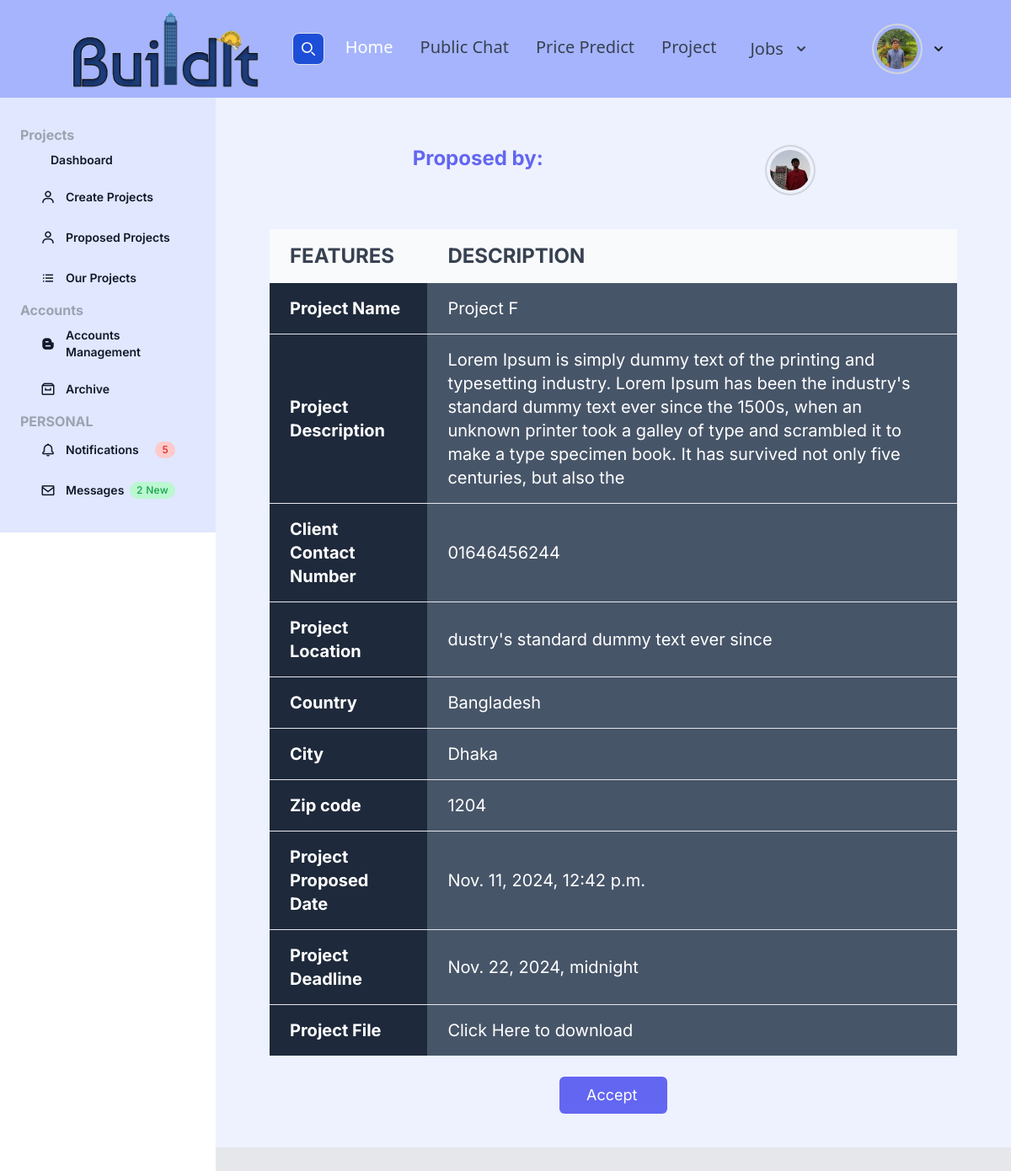
The app's page /projects/9/ (signed in) with its own data.
### users/models.py (models this page shows, shortened)
class Profile(models.Model):
    user = models.OneToOneField(User, on_delete=models.CASCADE)
    image = models.ImageField(default='default.jpg',upload_to='profile_pic')
    bio = models.CharField(default='',max_length=100)

### project_manage/models.py (models this page shows)
class Project(models.Model):
    project_name = models.CharField(max_length=100,default='')
    project_description = models.CharField(max_length=300,default='')
    client_contact_no = models.CharField(max_length=20,default='')
    project_location = models.CharField(max_length=50,default='')
    project_city = models.CharField(max_length=20,default='')
    project_country = models.CharField(max_length=20,default='')
    project_zip = models.IntegerField(default=0)
    budget = models.IntegerField(default=0)
    deadline = models.DateTimeField(default=timezone.now)
    has_closed = models.BooleanField(default=False)
    has_accepted = models.BooleanField(default=False)
    proposed_date = models.DateTimeField(default=timezone.now)
    client = models.ForeignKey(User,on_delete=models.CASCADE,related_name='project_client')
    owner = models.ForeignKey(User,on_delete=models.CASCADE,related_name='project_owner',default=None,null=True)

### project_manage/views.py (the view)
# urls.py: path('<int:pk>/',ProjectProposedDetailView.as_view(),name='project-details'),
class ProjectProposedDetailView(LoginRequiredMixin,DetailView):
    model = Project
    template_name = 'project_manage/project_deatils.html'
    context_object_name = 'project'

### project_manage/templates/project_manage/project_deatils.html
{% extends 'project_manage/index.html' %}
{% block content %}
    <section class="bg-indigo-50 dark:bg-gray-900 p-3 sm:p-5">
        <div class="flex justify-content-evenly align-center text-center w-full my-8 bg-indigo-50">
            <h1 class="font-bold text-2xl text-indigo-500 pt-2">Proposed by:</h1>
            <a href="{% url 'profile' project.client.username %}"
               class="py-2.5 text-center inline-flex items-center dark:bg-blue-600 dark:hover:bg-blue-700 dark:focus:ring-blue-800">
                <img class="w-14 ml-12 h-14 p-1 rounded-full ring-2 ring-gray-300 dark:ring-gray-500"
                     src="{{ project.client.profile.image.url }}" alt="Rounded avatar">
            </a>
        </div>
        <div class="mx-auto max-w-screen-3xl px-8 lg:px-12">
            <div class="overflow-x-auto">
                <table class="w-full text-xl text-left bg-slate-800 text-white dark:text-gray-400">
                    <thead class="text-2xl text-gray-700 uppercase bg-gray-50 dark:bg-gray-700 dark:text-gray-400">
                    <tr class="relative">
                        <th scope="col" class="px-4 py-3">Features</th>
                        <th scope="col" class="px-4 py-3">Description</th>
                    </tr>
                    </thead>
                    <tbody>
                    <tr class="border-b dark:border-gray-700">
                        <td class="px-4 py-3 font-bold">Project Name</td>
                        <td class="px-4 py-3 bg-slate-600">{{ project.project_name }}</td>
                    </tr>
                    <tr class="border-b dark:border-gray-700">
                        <td class="px-4 py-3 font-bold">Project Description</td>
                        <td class="px-4 py-3 bg-slate-600">{{ project.project_description }}</td>
                    </tr>
                    <tr class="border-b dark:border-gray-700">
                        <td class="px-4 py-3 font-bold">Client Contact Number</td>
                        <td class="px-4 py-3 bg-slate-600">{{ project.client_contact_no }}</td>
                    </tr>
                    <tr class="border-b dark:border-gray-700">
                        <td class="px-4 py-3 font-bold">Project Location</td>
                        <td class="px-4 py-3 bg-slate-600">{{ project.project_location }}</td>
                    </tr>
                    <tr class="border-b dark:border-gray-700">
                        <td class="px-4 py-3 font-bold">Country</td>
                        <td class="px-4 py-3 bg-slate-600">{{ project.project_country }}</td>
                    </tr>
                    <tr class="border-b dark:border-gray-700">
                        <td class="px-4 py-3 font-bold">City</td>
                        <td class="px-4 py-3 bg-slate-600">{{ project.project_city }}</td>
                    </tr>
                    <tr class="border-b dark:border-gray-700">
                        <td class="px-4 py-3 font-bold">Zip code</td>
                        <td class="px-4 py-3 bg-slate-600">{{ project.project_zip }}</td>
                    </tr>
                    <tr class="border-b dark:border-gray-700">
                        <td class="px-4 py-3 font-bold">Project Proposed Date</td>
                        <td class="px-4 py-3 bg-slate-600">{{ project.proposed_date }}</td>
                    </tr>
                    <tr class="border-b dark:border-gray-700">
                        <td class="px-4 py-3 font-bold">Project Deadline</td>
                        <td class="px-4 py-3 bg-slate-600">{{ project.deadline }}</td>
                    </tr>
                    <tr class="border-b dark:border-gray-700">
                        <td class="px-4 py-3 font-bold">Project File</td>
                        <td class="px-4 py-3 bg-slate-600"><a href="">Click Here to download</a></td>
                    </tr>
                    </tbody>
                </table>
            </div>
        </div>
        <div class="flex justify-center">
            {% if project.client == user %}
            {% else %}
                {% if not project.has_accepted %}
                    <div class="p-6 w-44">
                        <a href="{% url 'proposal-accept' project.id %}"
                           class="flex mx-auto text-white bg-indigo-500 border-0 py-2 px-8 focus:outline-none hover:bg-indigo-600 rounded text-lg">Accept</a>
                    </div>
                {% endif %}
            {% endif %}
        </div>
    </section>
{% endblock %}

### posts/templates/posts/Header.html (shortened to what this page needs)
{% load static %}
<nav class="bg-indigo-300 border-gray-200 px-12 lg:px-6 py-2.5 dark:bg-gray-800 text-xl disfi">
        <div class="flex justify-evenly items-center  max-w-screen-3xl px-8">
            <a href="{% url 'posts-home' %}" class="flex items-center">
                <img src="{% static 'posts/images/logo.png' %}" class="mr-1.5 w-26 h-24 sm:h-24" alt="Flowbite Logo"/>
            </a>
            <form class="flex items-center max-w-4xl w-70" method="get" action="{% url 'post_search' %}">
                <button type="submit"
                        class="p-2.5 ms-2 text-sm font-medium text-white bg-blue-700 rounded-lg border border-blue-700 hover:bg-blue-800 focus:ring-4 focus:outline-none focus:ring-blue-300 dark:bg-blue-600 dark:hover:bg-blue-700 dark:focus:ring-blue-800">
                    <svg class="w-4 h-4" aria-hidden="true" xmlns="http://www.w3.org/2000/svg" fill="none"
                         viewBox="0 0 20 20">
                        <path stroke="currentColor" stroke-linecap="round" stroke-linejoin="round" stroke-width="2"
                              d="m19 19-4-4m0-7A7 7 0 1 1 1 8a7 7 0 0 1 14 0Z"/>
                    </svg>
                </button>
            </form>
            <div class="flex items-center justify-between gap-8 flex-nowrap lg:order-2">
                {% if user.is_authenticated %}
                    <div class="flex justify-between items-center">
                        <div>
                            <button id="profileDropdownButton" data-dropdown-toggle="profileDropdown"
                                    class="py-2.5 text-center inline-flex items-center dark:bg-blue-600 dark:hover:bg-blue-700 dark:focus:ring-blue-800"
                                    type="button">
                                <img class="w-14 ml-12 h-14 p-1 rounded-full ring-2 ring-gray-300 dark:ring-gray-500"
                                     src="{{ user.profile.image.url }}" alt="Rounded avatar">
                                <svg class="w-2.5 h-2.5 ms-3" aria-hidden="true" xmlns="http://www.w3.org/2000/svg"
                                     fill="none" viewBox="0 0 10 6">
                                    <path stroke="currentColor" stroke-linecap="round" stroke-linejoin="round"
                                          stroke-width="2" d="m1 1 4 4 4-4"/>
                                </svg>
                            </button>
                        </div>
                    </div>
                {% endif %}
            </div>
            <div class="hidden justify-between items-center w-full lg:flex lg:w-auto lg:order-1" id="mobile-menu-2">
                <ul class="flex font-medium  lg:space-x-8 lg:mt-0">
                    <li>
                        <a href="{% url 'posts-home' %}"
                           class="block py-2 pr-4 pl-3 text-white rounded bg-blue-700 lg:bg-transparent lg:text-blue-700 lg:p-0 dark:text-white"
                           aria-current="page">Home</a>
                    </li>
                    <li>
                        <a href="{% url 'chat' %}"
                           class="block py-2 pr-4 pl-3 text-gray-700 border-b border-gray-100 hover:bg-gray-50 lg:hover:bg-transparent lg:border-0 lg:hover:text-blue-700 lg:p-0 dark:text-gray-400 lg:dark:hover:text-white dark:hover:bg-gray-700 dark:hover:text-white lg:dark:hover:bg-transparent dark:border-gray-700">Public
                            Chat</a>
                    </li>
                    <li>
                        <a href="{% url 'prediction' %}"
                           class="block py-2 pr-4 pl-3 text-gray-700 border-b border-gray-100 hover:bg-gray-50 lg:hover:bg-transparent lg:border-0 lg:hover:text-blue-700 lg:p-0 dark:text-gray-400 lg:dark:hover:text-white dark:hover:bg-gray-700 dark:hover:text-white lg:dark:hover:bg-transparent dark:border-gray-700">Price
                            Predict</a>
                    </li>
                    <li>
                        <a href="{% url 'project-dashboard' %}"
                           class="block py-2 pr-4 pl-3 text-gray-700 border-b border-gray-100 hover:bg-gray-50 lg:hover:bg-transparent lg:border-0 lg:hover:text-blue-700 lg:p-0 dark:text-gray-400 lg:dark:hover:text-white dark:hover:bg-gray-700 dark:hover:text-white lg:dark:hover:bg-transparent dark:border-gray-700">Project</a>
                    </li>
                    <li>
                        <div class="gap-8">
                                <button id="jobDropdownButton" data-dropdown-toggle="jobDropdown"
                                        class="text-gray-700 hover:bg-blue-800 focus:ring-4 focus:outline-none focus:ring-blue-300 font-medium rounded-lg text-xl px-2 py-2.5 text-center inline-flex items-center dark:bg-blue-600 hover:text-white dark:hover:bg-indigo-700 dark:focus:ring-indigo-700"
                                        type="button">
                                    Jobs
                                    <svg class="w-2.5 h-2.5 ms-3" aria-hidden="true" xmlns="http://www.w3.org/2000/svg"
                                         fill="none" viewBox="0 0 10 6">
                                        <path stroke="currentColor" stroke-linecap="round" stroke-linejoin="round"
                                              stroke-width="2" d="m1 1 4 4 4-4"/>
                                    </svg>
                                </button>
                            </div>
                    </li>
                </ul>
            </div>
        </div>
    </nav>

### posts/static/css_pm/myStyle.css (style rules this page uses)
html { line-height: 1.5; -webkit-text-size-adjust: 100%; -moz-tab-size: 4; -o-tab-size: 4; tab-size: 4; font-family: ui-sans-serif, system-ui, -apple-system, BlinkMacSystemFont, "Segoe UI", Roboto, "Helvetica Neue", Arial, "Noto Sans", sans-serif, "Apple Color Emoji", "Segoe UI Emoji", "Segoe UI Symbol", "Noto Color Emoji"; font-feature-settings: normal; font-variation-settings: normal; }
body { margin: 0; line-height: inherit; }
h1, h2, h3, h4, h5, h6 { font-size: inherit; font-weight: inherit; }
a { color: inherit; text-decoration: inherit; }
table { text-indent: 0; border-color: inherit; border-collapse: collapse; }
button, input, optgroup, select, textarea { font-family: inherit; font-feature-settings: inherit; font-variation-settings: inherit; font-size: 100%; font-weight: inherit; line-height: inherit; color: inherit; margin: 0; padding: 0; }
button, select { text-transform: none; }
button, [type='button'], [type='reset'], [type='submit'] { -webkit-appearance: button; background-color: transparent; background-image: none; }
blockquote, dl, dd, h1, h2, h3, h4, h5, h6, hr, figure, p, pre { margin: 0; }
ol, ul, menu { list-style: none; margin: 0; padding: 0; }
button, [role="button"] { cursor: pointer; }
img, svg, video, canvas, audio, iframe, embed, object { display: block; vertical-align: middle; }
img, video { max-width: 100%; height: auto; }
.relative { position: relative; }
.block { display: block; }
.flex { display: flex; }
.hidden { display: none; }
.h-4 { height: 1rem; }
.w-full { width: 100%; }
.items-center { align-items: center; }
.justify-center { justify-content: center; }
.justify-between { justify-content: space-between; }
.overflow-x-auto { overflow-x: auto; }
.rounded { border-radius: 0.25rem; }
.rounded-full { border-radius: 9999px; }
.border { border-width: 1px; }
.border-b { border-bottom-width: 1px; }
.border-gray-100 { --tw-border-opacity: 1; border-color: rgb(243 244 246 / var(--tw-border-opacity)); }
.border-gray-200 { --tw-border-opacity: 1; border-color: rgb(229 231 235 / var(--tw-border-opacity)); }
.bg-gray-50 { --tw-bg-opacity: 1; background-color: rgb(249 250 251 / var(--tw-bg-opacity)); }
.p-1 { padding: 0.25rem; }
.p-6 { padding: 1.5rem; }
.px-4 { padding-left: 1rem; padding-right: 1rem; }
.py-2 { padding-top: 0.5rem; padding-bottom: 0.5rem; }
.pr-4 { padding-right: 1rem; }
.text-left { text-align: left; }
.text-2xl { font-size: 1.5rem; line-height: 2rem; }
.text-lg { font-size: 1.125rem; line-height: 1.75rem; }
.text-sm { font-size: 0.875rem; line-height: 1.25rem; }
.text-xl { font-size: 1.25rem; line-height: 1.75rem; }
.font-bold { font-weight: 700; }
.font-medium { font-weight: 500; }
.uppercase { text-transform: uppercase; }
.text-white { --tw-text-opacity: 1; color: rgb(255 255 255 / var(--tw-text-opacity)); }

### records on screen
Project: client.profile.image (picture), project_name "Project F", project_description "Lorem Ipsum is simply dummy text of the printing and typesetting industry. Lorem Ipsum has been the industry's standard dummy text ever since the 1500s, when an unknown printer took a galley of type and scrambled it to make a type specimen book. It has survived not only five centuries, but also the", client_contact_no "01646456244", project_location "dustry's standard dummy text ever since", project_country "Bangladesh", project_city "Dhaka", project_zip "1204", proposed_date "Nov. 11, 2024, 12:42 p.m.", deadline "Nov. 22, 2024, midnight"
